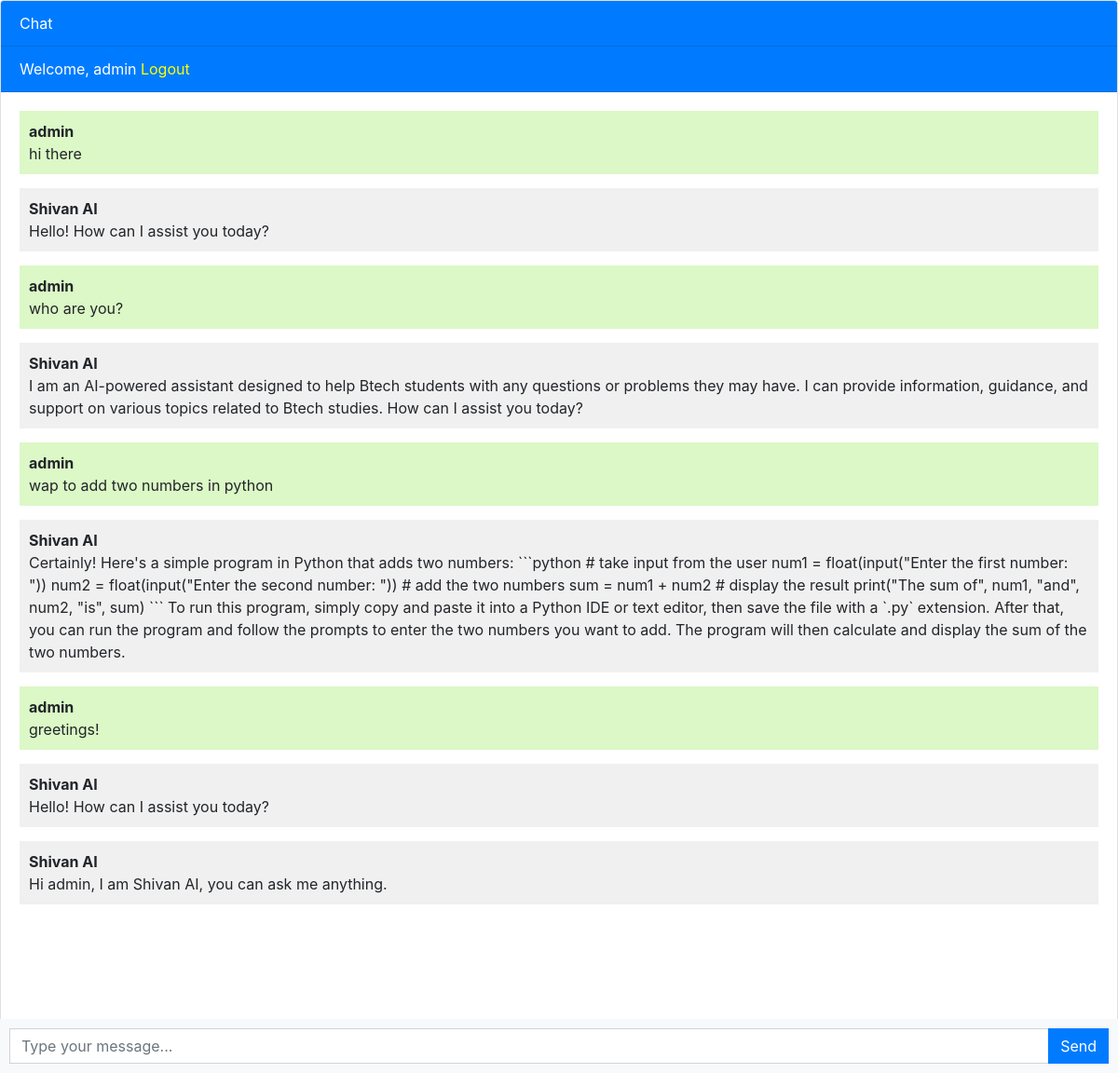
Screenshot of / (signed in) with the database file from the repository.
### chatbot/models.py (models this page shows, shortened)
class Chat(models.Model):
    user = models.ForeignKey(User, on_delete = models.CASCADE)
    message = models.TextField()
    response = models.TextField()
    created_at = models.DateTimeField(auto_now_add = True)

### chatbot/views.py (the view)
# urls.py: path('', views.chatbot, name = 'chatbot'),
def chatbot(request):
    chats = Chat.objects.filter(user = request.user)
    if request.method == 'POST':
        message = request.POST.get('message')
        response = ask_openai(message)
        chat = Chat(user = request.user, message = message, response = response, created_at = timezone.now())
        chat.save()
        return JsonResponse({'message': message, 'response': response})
    return render(request, 'chatbot.html', {'chats' : chats})

### templates/chatbot.html (shortened to what this page needs)
{% extends 'base.html' %}
{% block content %}
<div class="chat-container">
  <div class="card flex-grow-1">
    <div class="card-header bg-primary text-white">Chat</div>
    {% if user.is_authenticated %}
    <div class="card-header bg-primary text-white">Welcome, {{user.username}} <a style = "color: yellow" href = "logout">Logout</a></div>
    {% else %}
    <div class="card-header bg-primary text-white"><a style = "color: yellow" href = "login">Login</a> <a style = "color: yellow" href = "register">Register</a></div>
    {% endif %}
    <div class="card-body messages-box">
      <ul class="list-unstyled messages-list">
        {% for chat in chats  %}
        {% if chat.user == request.user %}
          <li class="message sent">
            <div class="message-text">
              <div class="message-sender">
                <b>{{user.username}}</b>
              </div>
              <div class="message-content">
                {{chat.message}}
              </div>
            </div>
          </li>
          <li class="message received">
            <div class="message-text">
              <div class="message-sender">
                <b>Shivan AI</b>
              </div>
              <div class="message-content">
                {{chat.response}}
              </div>
            </div>
          </li>
        {% endif  %}
        {% endfor %}
        <li class="message received">
          <div class="message-text">
            <div class="message-sender">
              <b>Shivan AI</b>
            </div>
            <div class="message-content">
              Hi {{user.username}}, I am Shivan AI, you can ask me anything.
            </div>
          </div>
        </li>
      </ul>
    </div>
    <br><br>
    <br><br>
    <br><br>
  </div>
  <form class="message-form">
    <div class="input-group">
      <input type="text" class="form-control message-input" placeholder="Type your message...">
      <div class="input-group-append">
        <button type="submit" class="btn btn-primary btn-send">Send</button>
      </div>
    </div>
  </form>
</div>
{% endblock %}

### templates/chatbot.html (style rules this page uses)
body, html { height: 100%; }
.messages-box { flex: 1; overflow-y: auto; }
.messages-list { padding-left: 0; }
.message { margin-bottom: 15px; list-style: none; }
.message-text { padding: 10px; border-radius: 5px; }
.sent { background-color: #dcf8c6; align-self: flex-end; }
.received { background-color: #f1f0f0; align-self: flex-start; }
.message-form { display: flex; position: fixed; bottom: 0; left: 0; right: 0; padding: 10px; background-color: #f8f9fa; }
.message-input { flex: 1; border-radius: 0; border-right: none; }
.btn-send { border-radius: 0; }
.chat-container { height: 100%; display: flex; flex-direction: column; }

### rows the page displays
Chat: message "hi there", response "Hello! How can I assist you today?"
Chat: message "who are you?", response "I am an AI-powered assistant designed to help Btech students with any questions or problems they may have. I can provide information, guidance, and support on various topics related to Btech studies. How can I assist you today?"
Chat: message "wap to add two numbers in python", response "Certainly! Here's a simple program in Python that adds two numbers: ```python # take input from the user num1 = float(input(\"Enter the first number: \")) num2 = float(input(\"Enter the second number: \")) # add the two numbers sum = num1 + num2 # display the result print(\"The sum of\", num1, \"and\", num2, \"is\", sum) ``` To run this program, simply copy and paste it into a Python IDE or text editor, then save the file with a `.py` extension. After that, you can run the program and follow the prompts to enter the two numbers you want to add. The program will then calculate and display the sum of the two numbers."
Chat: message "greetings!", response "Hello! How can I assist you today?"

### other values shown
{{ user.username }} "admin"
